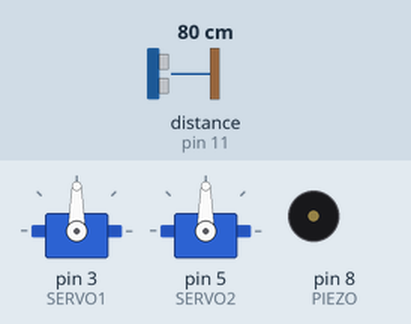
Recording of a sketch running on a simulated Arduino Uno, built with avr-gcc and run on an emulated ATmega328P. On the bench: 2 × servo, buzzer (waves = sounding). Wiring (inferred from the names in the program): ultrasonic range finder: trigger pin 12; echo pin 11. Inputs (shaded band) come from the test bench; at power-on: distance to the obstacle (sensor on pin 11) 80 cm. The echo pulse lasts 58.3 µs per cm.

Above: at 1.2 s.
1.3 s: distance to the obstacle (sensor on pin 11) set to 12 cm
2.8 s: distance to the obstacle (sensor on pin 11) set to 9 cm
At 2.93 s:
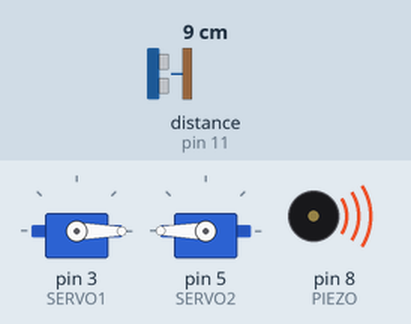
At 4.1 s:
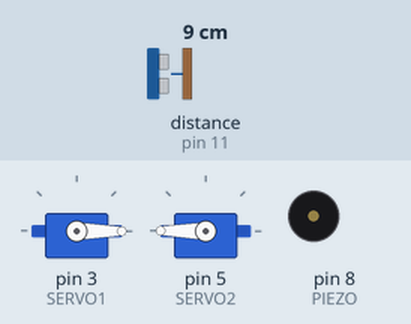
Timing chart, 0 to 10.1 s (numbered marks = the images above; inputs shaded):
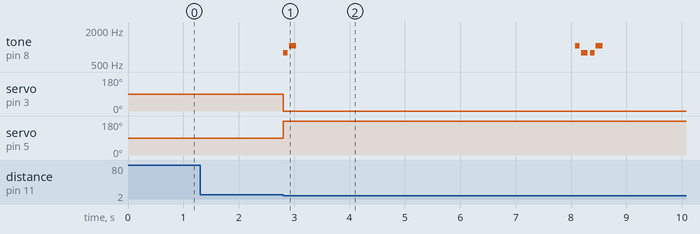

The sketch:

soap.ino
```cpp
#include <Servo.h>       // Include the Servo library

// Define pin numbers
#define SERVO1    3
#define SERVO2    5
#define TRIGPIN   12
#define ECHOPIN   11
#define PIEZO     8

// Create servo objects
Servo myServo1;
Servo myServo2;
long duration;
long distance;

// Define notes for melodies
#define NOTE_G4  392
#define NOTE_C5  523
#define NOTE_G5  784
#define NOTE_C6  1047

int openMelody[] = {NOTE_G5, NOTE_C6};
int openNoteDurations[] = {12, 8};

int closeMelody[] = {NOTE_C6, NOTE_G5};
int closeNoteDurations[] = {12, 8};

#define playOpenMelody() playMelody(openMelody, openNoteDurations, 2)
#define playCloseMelody() playMelody(closeMelody, closeNoteDurations, 2)

void setup() {
  // Attach servos to their respective pins
  myServo1.attach(SERVO1);
  myServo2.attach(SERVO2);

  // Initialize pins for Ultrasonic Sensor
  pinMode(TRIGPIN, OUTPUT);
  pinMode(ECHOPIN, INPUT);

  // Initialize piezo pin
  pinMode(PIEZO, OUTPUT);
}

void loop() {
  // Measure distance using Ultrasonic Sensor
  digitalWrite(TRIGPIN, LOW);
  delayMicroseconds(2);
  digitalWrite(TRIGPIN, HIGH);
  delayMicroseconds(10);
  digitalWrite(TRIGPIN, LOW);

  duration = pulseIn(ECHOPIN, HIGH);  // Reads the echoPin, returns the sound wave travel time in microseconds
  distance = duration * 0.017;        // Convert to distance in cm

  // Check distance and control servos and piezo
  if (distance < 10) {                // Object detected within 10 cm
    myServo1.write(0);                // Move servo1 to 0 degrees
    myServo2.write(180);              // Move servo2 to 180 degrees
    playOpenMelody();                 // Play opening melody
    delay(5000);                      // Wait for 5 seconds
    playCloseMelody();                // Play closing melody
  } else {                            // No object detected or far away
    myServo1.write(90);               // Reset servo1 to 90 degrees
    myServo2.write(90);               // Reset servo2 to 90 degrees
    delay(15);
  }
}

// Function to play melodies
void playMelody(int *melody, int *noteDurations, int notesLength) {
  for (int thisNote = 0; thisNote < notesLength; thisNote++) {
    int noteDuration = 1000 / noteDurations[thisNote];
    tone(PIEZO, melody[thisNote], noteDuration);
    int pauseBetweenNotes = noteDuration * 1.30;
    delay(pauseBetweenNotes);
    noTone(PIEZO);
  }
}
```

Measured:
- the behaviour switches between 11 and 10 cm on distance to the obstacle (sensor on pin 11) (found by bisection; images 0 and 1)
- after the input at 1.3 s, every drawn part: stays the same
- after the input at 2.8 s, tone on pin 8 (PIEZO): plays 784 Hz for 0.08 s, 1047 Hz for 0.13 s, 1047 Hz for 0.08 s, 784 Hz for 0.13 s, 784 Hz for 0.08 s, 1047 Hz for 0.13 s, starting at once; servo on pin 3 (SERVO1): 90° → 0° at once; servo on pin 5 (SERVO2): 90° → 180° at once
